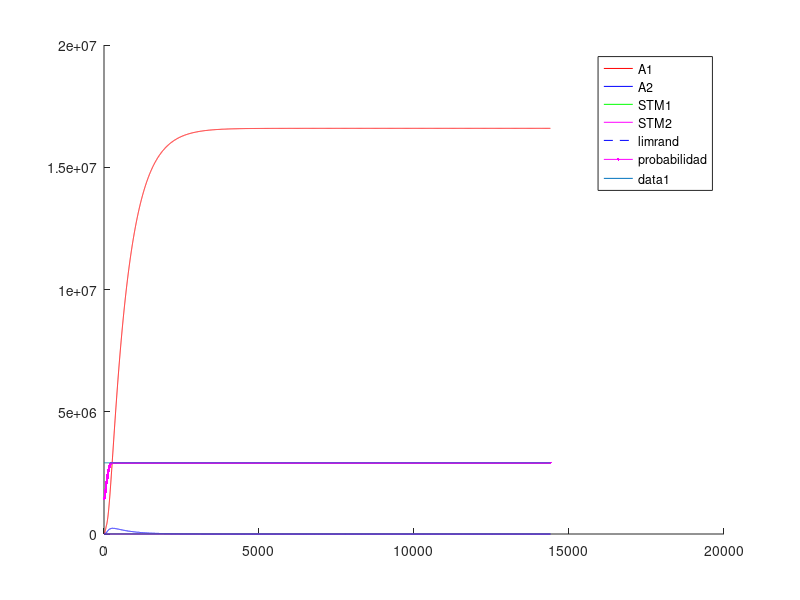
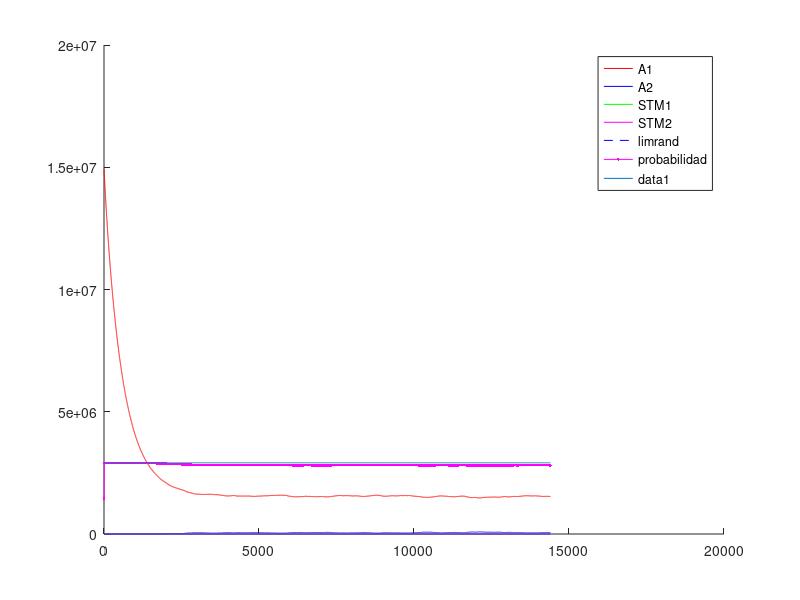
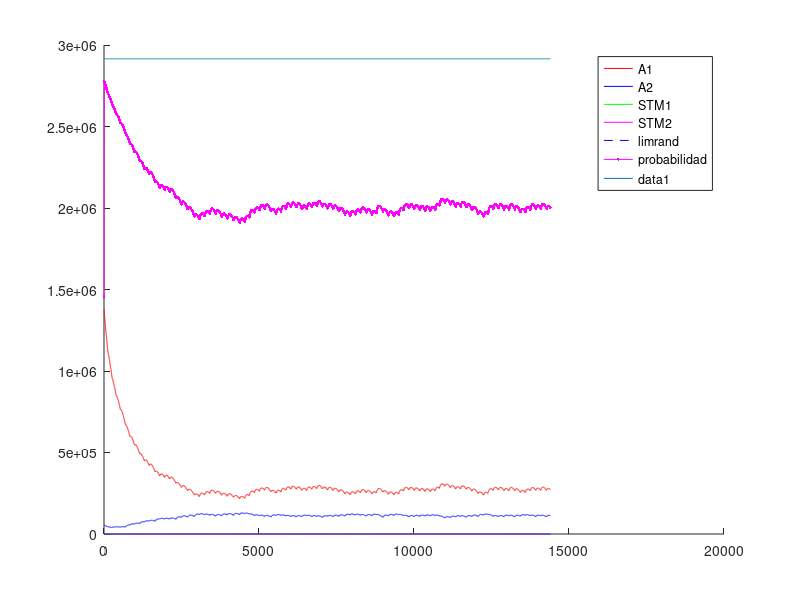
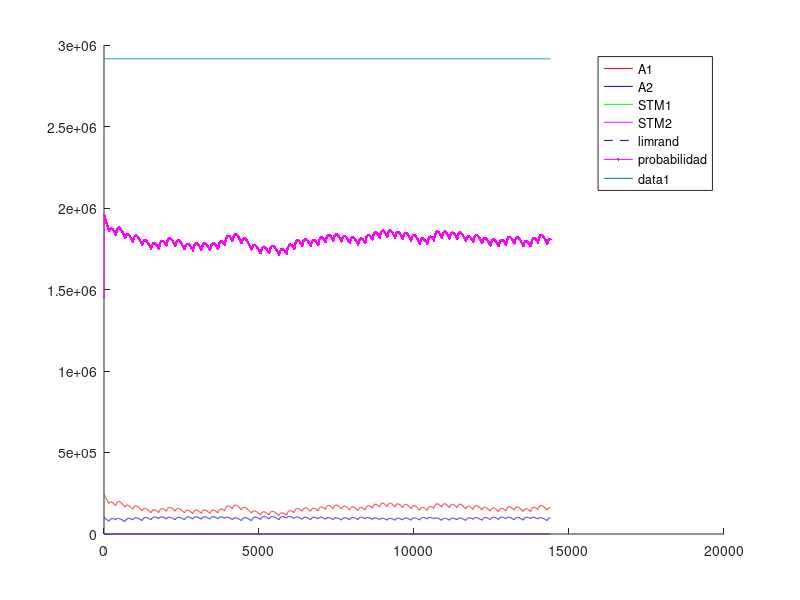

These figures' MATLAB source, in order:
%% Experimento con Fixed-Ratio - FR - Tasa fija
%% Existen multiples intancias de palanquelo (cada vez que realiza respuesta decide si realiza otra o no)
%% Durante la tasa se contabilizan los palanqueos y no palanqueos y el refuerzo impacta de forma 
%% proporcional a la tasa de respuestas.
%% Un trial dura 3600 segundos.
%% Una sesion 1 o 3 trial (seg´un la dinamica del animal)
%% 5 sesiones por Experimento. Cada sesion es un intervalo diferente.
%% 1 experimento
%% Tiempo para realizar un respuesta 1 segundo
%% 
%% La probabilidad de eleccion se ajusta al nivel de maxima frecuencia de palanqueo
%% 

close all
clc
clear

%% Matriz de pago 0 1 

%%% Se ajusto la apreciacion de las cantidades de refuerzo 
function rf = feel(pellets)
  rf=0;
  if (nargin~=0)
    rf=(12.8*(1-exp(-.25.* pellets.^(2))))+(12.8*(1-exp(-.5.* pellets)));
  else
    error ("Faltan parametros");
  endif
endfunction
%% 
%% 

%% INICIALIZATION
%%%%%% CONSTANTES DE SESIONES
Ntrial  =  1 ;   %% un trial de 3600 segundos
tTrial  =  3600; %% en segundos
tResp   =  1;    %% en segundos
tMuestreo = 0.25;%% en segundos
Nses    =  5 ;
Fr=[1,10,30,40,60]; %% valores medios de intervalos variables
Ntest   =  1;
limrand =  0.138;
saving  =  0.9 ;
%%%%%% CONSTANTES DE DECAIMIENTO
alpha = 10/tMuestreo; %%%%%%%%%%%%%%%%%%%%%%%%%%%%%%%%%%%%%%%%%%%%%%%%%%%%%%5
beta  = 0.13*0.31*tMuestreo;%0.125*tMuestreo ;
gamma = 0.0067*tMuestreo;%0.025 ; 
delta = 1/tMuestreo; %%%%%%%%%%%%%%%%%%%%%%%%%%%%%%%%%%%%%%%%%%%%%%%%%%%%%%%%%%55555
%%%%%% INICIALIZACION
palanca = zeros(2,1);
Rf_1=0;
Rf_2=0;
A1=zeros(1,Ntest);
A2=zeros(1,Ntest);
stm_1=zeros(2,Ntest);
stm_2=zeros(2,Ntest);
d=1;

sesion = zeros(Nses,1);
trialXsesion = zeros(Nses,Ntrial);
terminal_sesion=zeros(Nses,1);
nb_resp = zeros(Nses,Ntest);
t_ref = zeros(Nses,1);
cum_resp = zeros(Nses,1);
contadorP1=0;
contadorP2=0;
contadorI=0;

%% CALCULO DE AROUSAL MAXIMO
%% Iteraciones de respuesta refuerzo para encotnrar el STM medio
Nconfig=5; %% Tasa de respuesta de configuracion
%plot([1:0.01:20],(12.8*(1-exp(-.25.* [1:0.01:20].^(2))))+(12.8*(1-exp(-.5.* [1:0.01:20]))),'.k')
R1 = floor(feel(1)); %tiempo de refuezo para R
l1 = Nconfig/tMuestreo; % duracion entre trials
suma = 0; %suma es un valor necesaria para calcular max1 y min1
suma = alpha*R1 %% Refuerzo cada N respuestas
iter=100; %% numero de iteraciones para que converja el stm
max1 = 0; %maximum de stm1
min1 = 0; %minimum de stm1
for i = 1:iter 
  suma = (1-beta)^(Nconfig/tMuestreo)*suma;%% Instantes que decae el stm
  min1=suma;
  suma += alpha*R1; %Refuerzo
  max1=suma;
end
comp=.88;
S1 = (((max1-min1)*(comp*l1))/2)+min1*comp*l1; %calcul de la superficie del triangulo mas la de el rectangulo
stm_1_medio = S1/(l1);
A1max = (delta/gamma)*stm_1_medio;

%% INICIO DE LAS ITERATIONS
for l = 1:Ntest  %% TESTES
  Num=0;
  for k = 1:Nses  %% SESIONES (cambia el N)
    i=1;
    %duracion = [1,tTrial*ones(1,Ntrial)];
    
    contador = 1;
    %palanca(1)=randi(2);
    
    %% Agregar tasa de refuerzos  %%
    tasa=Fr(k);
    if k>1
      A1(Num+1,l)=saving*A1(Num,l);
      A2(Num+1,l)=saving*A2(Num,l);
      stm_1(Num+1,l)=0*stm_1(Num,l);
      stm_2(Num+1,l)=0*stm_2(Num,l); 
      %%% ELECCION DE LA PRIMERA PALANCA 
%      if A1(Num,1)>A2(Num,1)
%        palanca(2)=1;
%      else
%        palanca(2)=2;
%      end
    end       
    P1(i,k)=0.5;
    P1(i,k)=0.5;
    for j=2:(Ntrial*tTrial/tMuestreo) %% Todos los trials juntos
      
      if contador == tResp/tMuestreo%duracion(i)
        contador = 1;
        i = i+1 ;
        J = j ;
        P1(i,k)=0.5*(1-exp(-(5*A1((j-1)+Num,l))/A1max))+0.5; %probabilidad en exponential
        P2(i,k)=0.5*(1-exp(-(5*A2((j-1)+Num,l))/A1max))+0.5; %probabilidad en exponential
        %P=.99;
        %P2(i,k)=0.5*(1-exp(-(5*A2((j-1)+Num,l))/A2max))+0.5;
        
        a = rand ;
        %%% ELECCION DE LA PALANCA %%% Basicamente elige palanquear o no palanquear
        if (A1((j-1)+Num,l)<=limrand)&&(A2((j-1)+Num,l)<=limrand)
          palanca(i)=randi(2);
        elseif (A1((j-1)+Num,l)>=limrand)&&(A2((j-1)+Num,l)<=limrand)
          if a>=P1(i,k)
            palanca(i)=2;
          else
            palanca(i)=1;
          end
        elseif (A1((j-1)+Num,l)<=limrand)&&(A2((j-1)+Num,l)>=limrand)
          if a>=P2(i,k)
            palanca(i)=1;
          else
            palanca(i)=2;
          end
        elseif (A1((j-1)+Num,l)>A2((j-1)+Num,l))
          if a>=P1(i,k)
            palanca(i)=2;
          else
            palanca(i)=1;
          end
        else
          if a>=P2(i,k)
            palanca(i)=1;
          else
            palanca(i)=2;
          end
        end
        %% Contadores para intervalo de refuerzo
        if palanca(i)==1
          contadorP1++;
        else
          contadorP2++;
        endif
        %%% REFUERZO %%%
        if (contadorP1>=tasa)
          %if (palanca(i)==1) %% palanquea
          aux=contadorP1+contadorP2;
          Rfz=floor(feel(1));
          Rf_1=Rfz*contadorP1/aux;
          Rf_2=Rfz*contadorP2/aux;
          %elseif (palanca(i-1)==2) %% No palanquea
          %  Rf_1=0;
          %  Rf_2=0;%floor(10*(1-exp(-0.8* 2 )));
          %end
          %stm_1(j+Num,l)=(1-beta)*stm_1((j-1)+Num,l)+alpha*Rf_1;
          %stm_2(j+Num,l)=(1-beta)*stm_2((j-1)+Num,l)+alpha*Rf_2;
          contadorP1=0;
          contadorP2=0;
          contadorI =0;
          dispe=.5; %% dispercion del 50% del valor de la intervalo
          tasa=Fr(k);
          t_ref(k,i)=1;
        endif
        
      else
        contador++;
        contadorI++;
        Rf_1=0;
        Rf_2=0;
      end
      stm_1(j+Num,l)=(1-beta)*stm_1((j-1)+Num,l)+alpha*Rf_1;
      stm_2(j+Num,l)=(1-beta)*stm_2((j-1)+Num,l)+alpha*Rf_2;
      A1(j+Num,l)=(1-gamma)*A1((j-1)+Num,l)+delta*stm_1(j+Num,l);
      A2(j+Num,l)=(1-gamma)*A2((j-1)+Num,l)+delta*stm_2(j+Num,l);
      
%      if floor(j/tTrial)==(j/tTrial)
%        trialXsesion()
%      end
    end
    
    
    %%% CONTADOR DE A QUE J SE CAMBIA LA SESION
    %sesion(k-1,l)=j;
    sesion(k,l)=j+Num;
    %%% DEFINICION DE NUM
%    compteur = 0 ;
%    for i=1:length(A1(:,l))
%      if A1(i,l)~=0
%        compteur = compteur +1;
%      end
%    end
%    Num=compteur;
    Num = j+Num;
    Sizemat = length(A1);
    
    if palanca(1)==1
      nb_resp(k,l)=1;
      cum_resp(k,1)=1;
    end
    for j = 2:length(palanca)
      if palanca(j)==1
        %nb_coop(k-1,l)= nb_coop(k-1,l)+1;
        nb_resp(k,l)++;
        cum_resp(k,j)=cum_resp(k,j-1)+1;
      else
        cum_resp(k,j)=cum_resp(k,j-1);
      end
    end
  end
end


%%% PRUEBAS 
%%% ENCONTRA LA LONGITUD REAL DEL EXPERIMENTACION
nonnul = zeros(Ntest,1);
for k=1:Ntest
  for i=1:length(A1)
    if A1(i,k) ~= 0
      nonnul(k)=nonnul(k)+1;
    end
  end
end

%%% PRUEBA I _ PESO DE LA EXPERIMENTACION EN LA MEMORIA
porcent = 0;
for i = 1:Ntest
  if sum(A1(:,i)) > 10 * sum(A2(:,i))
    porcent = porcent +1;
  end
end

%%% PRUEBA II _ SI LA EXCITATION ALCANZA A SU MAXIMUM
maxima = zeros(Ntest,1);
for k = 1:Ntest
  if floor(max(A1(:,k))) == floor(max(max(A1))) 
    maxima(k) = maxima(k) +1;
  end
end



resp_por_segundos=nb_resp/length(palanca); %numero de respuestas dividido por el numero de respestas maximal posible

for i=1:Ntest
  for k=1:Nses
    refuerzo(k,i)=floor(nb_resp(k,i)/Fr(k));
  end
end


for i=1:Ntest
  for j=1:Nses
    figure
    hold on
    %plot(sesion(j,i)*ones(1,max(max(A1(:,i)))),(1:max(max(A1(:,i)))),'--k');
    %h=plot((sesion(j,i).*tMuestreo)*ones(1,max(max(A1(:,i)))),(1:max(max(A1(:,i)))),'--k');
    %set(h, "linewidth", 2);
    if j==1
      plot(1:Ntrial*tTrial/tMuestreo,A1(1:sesion(j,i),i),'r',1:Ntrial*tTrial/tMuestreo,A2(1:sesion(j,i),i),'b',1:Ntrial*tTrial/tMuestreo,stm_1(1:sesion(j,i),i),'g',1:Ntrial*tTrial/tMuestreo,stm_2(1:sesion(j,i),i),'m',1:Ntrial*tTrial/tMuestreo,limrand*ones(1,Ntrial*tTrial/tMuestreo),'--b');
      plot((1:(Ntrial*tTrial))/tMuestreo,P1(:,j)'*A1max,'.-m');
      legend("A1","A2","STM1","STM2","limrand","probabilidad");
    else
      plot(1:Ntrial*tTrial/tMuestreo,A1(sesion(j-1,i)+1:sesion(j,i),i),'r',1:Ntrial*tTrial/tMuestreo,A2(sesion(j-1,i)+1:sesion(j,i),i),'b',1:Ntrial*tTrial/tMuestreo,stm_1(sesion(j-1,i)+1:sesion(j,i),i),'g',1:Ntrial*tTrial/tMuestreo,stm_2(sesion(j-1,i)+1:sesion(j,i),i),'m',1:Ntrial*tTrial/tMuestreo,limrand*ones(1,Ntrial*tTrial/tMuestreo),'--b');
      plot((1:(Ntrial*tTrial))/tMuestreo,P1(:,j)'*A1max,'.-m');
      legend("A1","A2","STM1","STM2","limrand","probabilidad");
    endif
    plot(1:Ntrial*tTrial/tMuestreo,A1max*ones(1,Ntrial*tTrial/tMuestreo));
    hold off
  endfor
endfor


%% Maximos exitos por tasa= 10-360 - 30-120 - 40-65 - 60-60 

color = 'rgbmkmrgbk';
figure
hold on
for i=1:Ntest
  plot(Fr,resp_por_segundos(:,i),'Color',color(i));
  title('Respuestas por segundos');
  xlabel('Tasa fija');
  ylabel('Respuestas/segundos');
  for j=1:Nses
    plot(Fr(j)*ones(1,floor(resp_por_segundos(j,i)*100)+1),(0:floor(resp_por_segundos(j,i)*100))/100,'k');
  end
end
hold off

figure
hold on
for i=1:Ntest
  plot(refuerzo(:,i),resp_por_segundos(:,i),'Color',color(i));
  title('Respuestas y refuerzo');
  xlabel('Refuezo/horas');
  ylabel('Respuestas/segundos');
  for j=1:Nses
    plot(refuerzo(j)*ones(1,floor(resp_por_segundos(j,i)*100)+1),(0:floor(resp_por_segundos(j,i)*100))/100,'k');
    a = strcat('Num= ',num2str(Fr(j)));
    if j==3
      text(refuerzo(j),-.085,a);
    elseif j==4
      text(refuerzo(j),-.1,a);
    elseif j==5
      text(refuerzo(j),-.03,a);
    else
      text(refuerzo(j),-.06,a);
    end
  end
end
hold off


figure
hold on
for i=1:Nses
  plot(1:length(cum_resp(i,:)),cum_resp(i,:),'Color',color(i));
  a=find(t_ref(i,:)==1);
  plot(a,cum_resp(i,a),'k+');
  title('Cumulative records');
  xlabel('Time');
  ylabel('Cumulative responses');
end
hold off

%%% probl�me de temps, pas le temps de d�croitre du coup red�marre plus
%%% haut CQFD
%%%% CASTIGO DE TIEMPO 
%%%% CUANTO VECES ELIGE COOPERATION
%%% Pour chaque session r�cup�rer le nombre de coop�ration et tracer la
%%% courbe correspondante 
